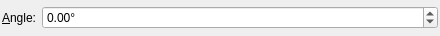
<ui version="4.0" >
 <class>EditAngleWidget</class>
 <widget class="QWidget" name="EditAngleWidget" >
  <property name="geometry" >
   <rect>
    <x>0</x>
    <y>0</y>
    <width>440</width>
    <height>36</height>
   </rect>
  </property>
  <property name="windowTitle" >
   <string>Form</string>
  </property>
  <layout class="QHBoxLayout" >
   <property name="leftMargin" >
    <number>2</number>
   </property>
   <property name="topMargin" >
    <number>2</number>
   </property>
   <property name="rightMargin" >
    <number>2</number>
   </property>
   <property name="bottomMargin" >
    <number>2</number>
   </property>
   <item>
    <widget class="QLabel" name="label_angle" >
     <property name="sizePolicy" >
      <sizepolicy vsizetype="Preferred" hsizetype="Preferred" >
       <horstretch>0</horstretch>
       <verstretch>0</verstretch>
      </sizepolicy>
     </property>
     <property name="text" >
      <string>&amp;Angle:</string>
     </property>
     <property name="buddy" >
      <cstring>spinbox_double</cstring>
     </property>
    </widget>
   </item>
   <item>
    <widget class="QDoubleSpinBox" name="spinbox_double" >
     <property name="sizePolicy" >
      <sizepolicy vsizetype="Fixed" hsizetype="Expanding" >
       <horstretch>0</horstretch>
       <verstretch>0</verstretch>
      </sizepolicy>
     </property>
     <property name="suffix" >
      <string>°</string>
     </property>
     <property name="decimals" >
      <number>2</number>
     </property>
     <property name="minimum" >
      <double>-1000000000.000000000000000</double>
     </property>
     <property name="maximum" >
      <double>1000000000.000000000000000</double>
     </property>
    </widget>
   </item>
  </layout>
 </widget>
 <resources/>
 <connections/>
</ui>
